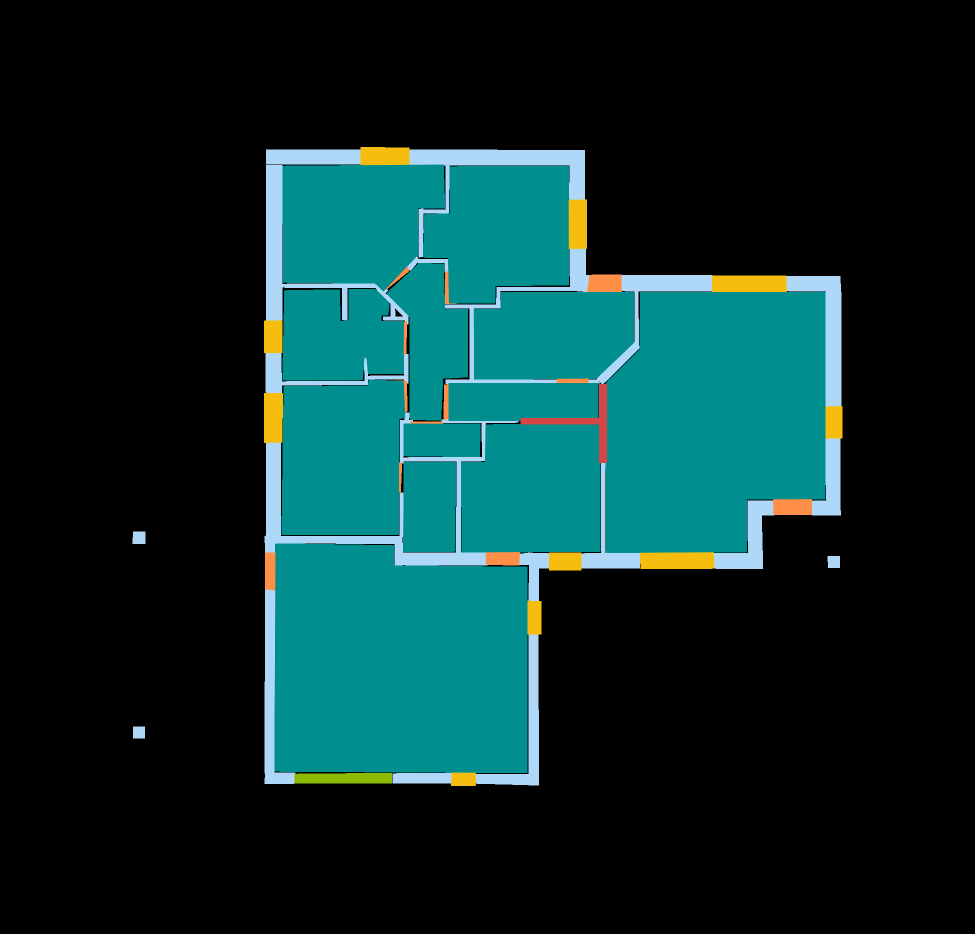
#> input picture testing/dataset/floor_plan_arch/Y/1 (2).png, 1950 x 1867 px (shown at 1/2 size); its folder holds only this picture in this run
$ jupyter execute --allow-errors Untitled-1.ipynb
#> lines starting #> are read from the running program, lines starting #| are printed output that depends on the picture; after the words box and inside, x2 and y2 are one past the last pixel; in counts of white or black regions, pixels touching at a corner belong together
[cell 1]
import cv2
import numpy as np
import json
from pathlib import Path
from skimage.morphology import skeletonize
import matplotlib.pyplot as plt


def process_floor_plan(image_path, display=True):
#> called with display = True
    image = cv2.imread(str(image_path), cv2.IMREAD_GRAYSCALE)
#> image: shape (1867, 1950); min 0, max 255, mean 33.4
    if image is None:
        return None

    # --- 1. Threshold walls ---
    _, wall_mask = cv2.threshold(image, 200, 255, cv2.THRESH_BINARY_INV)
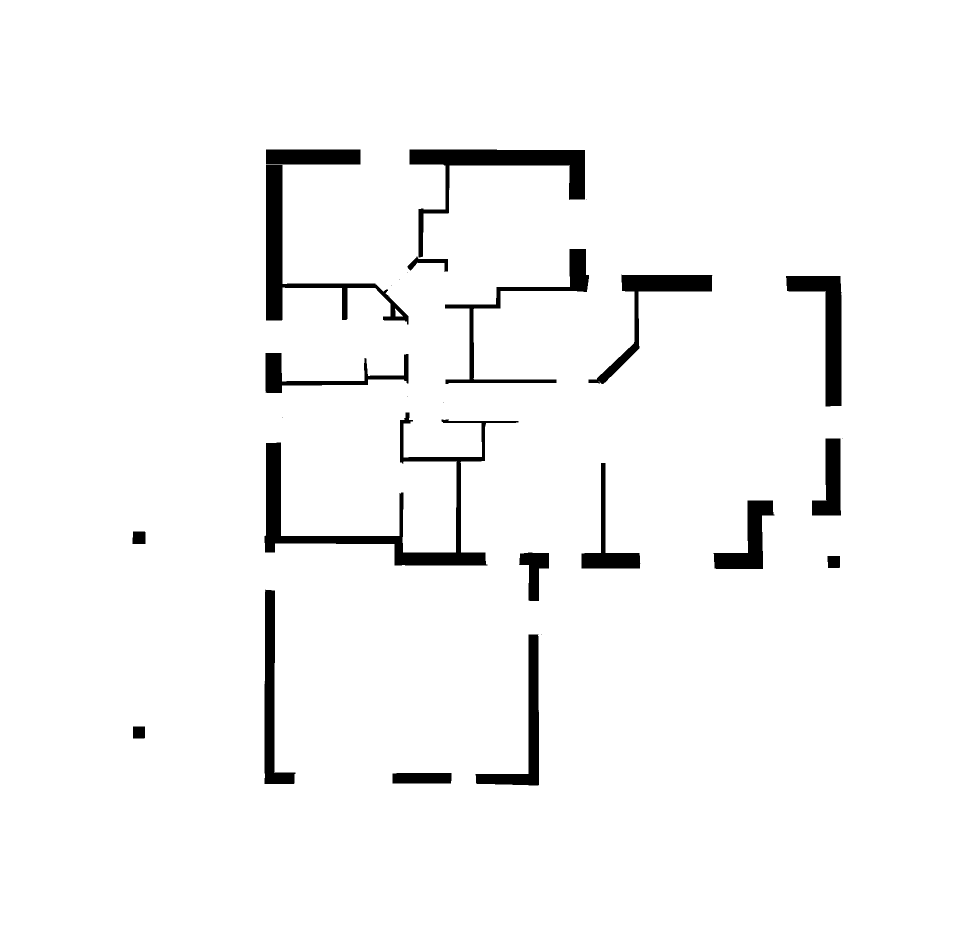
#> wall_mask: shape (1867, 1950) (shown at 1/2 size); 96.4% white; 28 black regions (9 under 20 px), largest, box (x1, y1, x2, y2) and area: (529, 825, 1037, 1131) 21006, (819, 299, 1170, 515) 15049, (532, 330, 817, 649) 13951

    # --- 2. Skeletonize walls ---
    skeleton = skeletonize(wall_mask // 255).astype(np.uint8) * 255
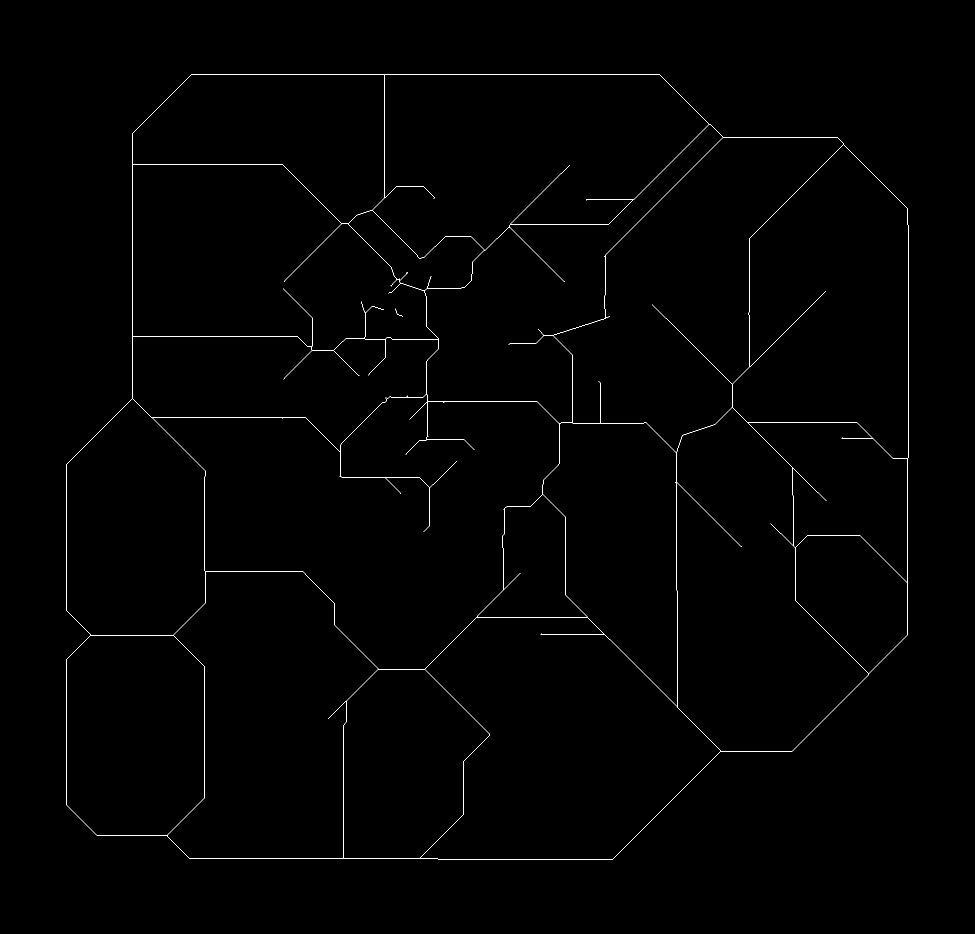
#> skeleton: shape (1867, 1950) (shown at 1/2 size); 0.5% white in thin lines or dots, all inside (x1, y1, x2, y2) = (132, 149, 1817, 1719)

    # --- 3. Find room boundaries (contours) ---
    contours, _ = cv2.findContours(wall_mask, cv2.RETR_CCOMP, cv2.CHAIN_APPROX_SIMPLE)
#> contours = 30 contours, 9 with area under 20; largest, box (x1, y1, x2, y2) and area: (0, 0, 1950, 1867) 3636834, (528, 824, 1038, 1132) 22474, (818, 298, 1171, 516) 15733, (531, 329, 818, 650) 14778, (1571, 551, 1684, 814) 11056
    rooms = [
        cv2.approxPolyDP(c, 3, True).reshape(-1, 2).tolist()
        for c in contours
        if cv2.contourArea(c) > 500
    ]
#> rooms = 20 items

    # --- 4. Detect doors (gap-based heuristic) ---
    doors = []
    lines = cv2.HoughLinesP(
        skeleton, 1, np.pi / 180, threshold=30, minLineLength=20, maxLineGap=5
    )
#> lines = 142 rows, first 6: [382, 149, 1319, 149], [265, 797, 265, 266], [409, 1595, 409, 1333], [132, 1220, 132, 930], [1816, 915, 1816, 450], [303, 835, 611, 835]
    if lines is not None:
        for l in lines:
            x1, y1, x2, y2 = l[0]
            if np.hypot(x2 - x1, y2 - y1) < 50:  # short segment = possible door
                doors.append([(int(x1), int(y1)), (int(x2), int(y2))])
#> this loop made 142 passes
#> (x1, y1, x2, y2) on passes 1 to 12: (382, 149, 1319, 149), (265, 797, 265, 266), (409, 1595, 409, 1333), (132, 1220, 132, 930), (1816, 915, 1816, 450), (303, 835, 611, 835), (1219, 1278, 1354, 1413), (876, 1718, 1225, 1718), (379, 1717, 685, 1717), (1815, 1164, 1815, 916), (1208, 512, 1446, 274), (1494, 844, 1713, 844)
#> after the loop, doors = 24 items

    # --- Visualization ---
    if display:
        vis = cv2.cvtColor(image, cv2.COLOR_GRAY2BGR)

        # draw walls (red)
        vis[skeleton > 0] = (0, 0, 255)
#> vis: shape (1867, 1950, 3); mean B, G, R 33.1, 33.1, 34.4

        # draw room contours (green)
        for r in rooms:
            cv2.polylines(vis, [np.array(r, np.int32)], True, (0, 255, 0), 2)
#> this loop made 20 passes
#> r on passes 1, 2, 3, 6, 8, 20: [[0, 0], [0, 1866], [1949, 1866], [1949, 0]], [[784, 1547], [902, 1545], [901, 1567], [785, 1567]], [[265, 1453], [289, 1452], [290, 1475], [266, 1477]], [[1654, 1112], [1679, 1111], [1680, 1134], [1656, 1136]], [[265, 1063], [289, 1062], [291, 1087], [265, 1088]], [[531, 299], [720, 298], [721, 328], [532, 329]]
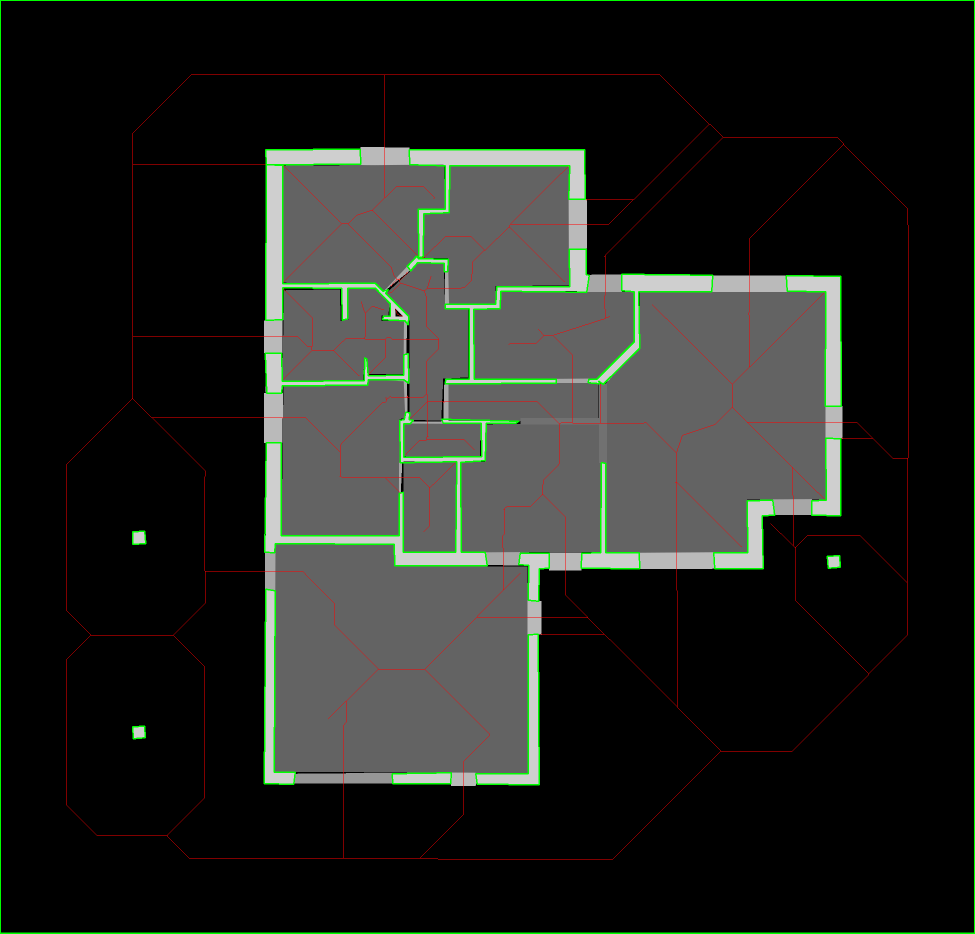
#> vis: shape (1867, 1950, 3) (shown at 1/2 size); mean B, G, R 31.8, 35.9, 33

        # draw doors (blue)
        for p1, p2 in doors:
            cv2.line(vis, p1, p2, (255, 0, 0), 2)
#> this loop made 24 passes
#> (p1, p2) on passes 1 to 12: ((730, 678), (770, 678)), ((926, 1629), (926, 1587)), ((1374, 1434), (1402, 1462)), ((926, 1572), (926, 1524)), ((680, 934), (681, 889)), ((853, 653), (853, 618)), ((1011, 1014), (1060, 1013)), ((784, 678), (812, 678)), ((1568, 1073), (1589, 1094)), ((880, 955), (913, 923)), ((669, 1249), (669, 1207)), ((409, 1059), (409, 1021))
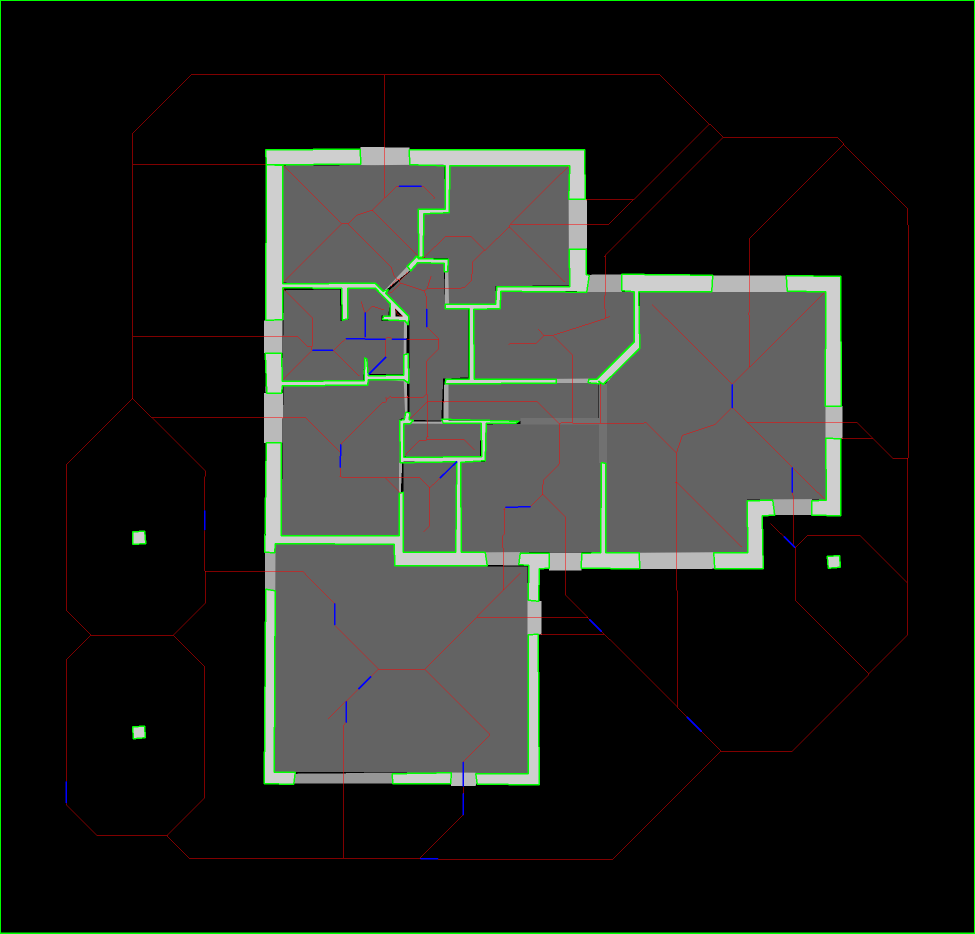
#> vis: shape (1867, 1950, 3) (shown at 1/2 size); 0.09% of pixels changed, all inside (x1, y1, x2, y2) = (131, 371, 1591, 1719)

        plt.figure(figsize=(8, 8))
        plt.title(f"Processed {Path(image_path).name}")
        plt.imshow(cv2.cvtColor(vis, cv2.COLOR_BGR2RGB))
        plt.axis("off")
        plt.show()

    return {"image": str(image_path), "rooms": rooms, "doors": doors}


def process_dataset(root_dir, output_json="dataset.json", display=True):
    dataset = []
    for img_file in Path(root_dir).glob("*.png"):
        data = process_floor_plan(img_file, display=display)
#> data = 3 items
        if data:
            dataset.append(data)

    with open(output_json, "w") as f:
        json.dump(dataset, f, indent=2)

    return dataset

[cell 2]
# Run dataset processing (walls, doors, room boundaries)
root_dir = "dataset/floor_plan_arch/Y"  # update if path differs
output_file = "floorplan_dataset.json"

dataset = process_dataset(root_dir, output_json=output_file, display=True)
#> dataset = 1 item

print(f"Processed {len(dataset)} floor plans")
#| Processed 1 floor plans
print(f"Dataset saved to {output_file}")

# Preview first entry
if dataset:
    from pprint import pprint

    pprint(dataset[0])
#> (printed output is left out)

[cell 3]
# --- Feature extraction helper ---
COLOR_RANGES = {
    "walls": ([200, 200, 200], [255, 255, 255]),
    "doors": ([0, 100, 200], [50, 180, 255]),
    "windows": ([0, 200, 200], [50, 255, 255]),
    "interior": ([0, 100, 100], [100, 200, 200]),
    "garage": ([0, 150, 0], [50, 255, 50]),
    "special": ([0, 0, 150], [50, 50, 255]),
}


def mask_from_range(image, lower, upper):
    lower = np.array(lower, dtype=np.uint8)
    upper = np.array(upper, dtype=np.uint8)
    return cv2.inRange(image, lower, upper)


def extract_features(y_image_path):
    img = cv2.imread(str(y_image_path))
#> img is the input picture: shape (1867, 1950, 3); mean B, G, R 43.1, 43.8, 9.6
    if img is None:
        raise FileNotFoundError(y_image_path)

    masks = {}
    for key, (low, high) in COLOR_RANGES.items():
        masks[key] = mask_from_range(img, low, high)
#> this loop made 6 passes
#> (lower in mask_from_range, upper in mask_from_range) on passes 1 to 6: ([200, 200, 200], [255, 255, 255]), ([0, 100, 200], [50, 180, 255]), ([0, 200, 200], [50, 255, 255]), ([0, 100, 100], [100, 200, 200]), ([0, 150, 0], [50, 255, 50]), ([0, 0, 150], [50, 50, 255])
#> after the loop, masks = 6 items

    contours, _ = cv2.findContours(
        masks["interior"], cv2.RETR_EXTERNAL, cv2.CHAIN_APPROX_SIMPLE
    )
#> contours = 23 contours, 22 with area under 20; largest, box (x1, y1, x2, y2) and area: (589, 1546, 784, 1567) 3772
    rooms = []
    for cnt in contours:
        if cv2.contourArea(cnt) > 500:
            M = cv2.moments(cnt)
            if M["m00"] != 0:
                cx, cy = int(M["m10"] / M["m00"]), int(M["m01"] / M["m00"])
                rooms.append({"centroid": (cx, cy), "contour": cnt.tolist()})
#> this loop made 23 passes
#> (cx, cy) on pass 1: (687, 1556)
#> cnt on passes 2 to 7: [[915, 1545], [950, 1545]], [[903, 1545]], [[550, 1135], [550, 1179]], [[1279, 1105], [1329, 1105]], [[1419, 1104], [1426, 1104]], [[1002, 1104], [1029, 1104]]
#> after the loop, rooms = 1 item

    return {"rooms": rooms, "masks": masks}


# --- Filtered dataset processor ---
def process_dataset_filtered(root_dir, output_json="dataset.json", display=False):
    dataset = []
    y_dir = Path(root_dir)

    for y_file in sorted(y_dir.glob("*.png")):
        try:
            features = extract_features(y_file)
#> features = 2 items
        except Exception as e:
            print(f"Skipping {y_file.name} (error: {e})")
            continue

        wall_pixels = cv2.countNonZero(features["masks"]["walls"])
#> wall_pixels = 21
        room_count = len(features["rooms"])
#> room_count = 1

        if wall_pixels < 1000 or room_count == 0:
            print(f"Skipping {y_file.name} (no valid walls/rooms)")
            continue

        dataset.append(
            {
                "file": y_file.name,
                "rooms": features["rooms"],
                "masks_summary": {
                    k: int(cv2.countNonZero(v)) for k, v in features["masks"].items()
                },
            }
        )

        if display:
            img = cv2.imread(str(y_file))
            overlay = img.copy()
            for room in features["rooms"]:
                cv2.drawContours(
                    overlay, [np.array(room["contour"])], -1, (0, 255, 0), 2
                )
                cv2.circle(overlay, room["centroid"], 4, (0, 0, 255), -1)
            plt.figure(figsize=(6, 6))
            plt.title(y_file.name)
            plt.imshow(cv2.cvtColor(overlay, cv2.COLOR_BGR2RGB))
            plt.axis("off")
            plt.show()

    with open(output_json, "w", encoding="utf-8") as f:
        json.dump(dataset, f, indent=2, ensure_ascii=False)

    return dataset


# --- Run ---
root_dir = "dataset/floor_plan_arch/Y"
output_file = "filtered_floorplans.json"

dataset = process_dataset_filtered(root_dir, output_json=output_file, display=True)

print(f"✅ Processed {len(dataset)} valid floor plans")
print(f"💾 Dataset saved to {output_file}")

[cell 4]
import cv2
import numpy as np
import matplotlib.pyplot as plt
from collections import Counter


def get_dominant_colors(image_path, top_k=15):
#> called with image_path = 'dataset/floor_plan_arch/Y/11 (2).png', top_k = 20
    img = cv2.imread(image_path)
    if img is None:
        raise FileNotFoundError(image_path)

    # Flatten image -> list of BGR tuples
    pixels = img.reshape(-1, 3)
    pixels = [tuple(p) for p in pixels]

    # Count frequencies
    counter = Counter(pixels)
    most_common = counter.most_common(top_k)

    # Convert to array for plotting
    colors = np.array([c[0] for c in most_common], dtype=np.uint8)
    freqs = [c[1] for c in most_common]

    # Plot bar chart
    plt.figure(figsize=(10, 4))
    plt.bar(
        range(len(colors)),
        freqs,
        color=[(c[2] / 255, c[1] / 255, c[0] / 255) for c in colors],
    )
    plt.xticks(range(len(colors)), [str(tuple(c)) for c in colors], rotation=90)
    plt.title(f"Top {top_k} colors in {image_path}")
    plt.show()

    return most_common


# Example usage on a Y image
y_img_path = "dataset/floor_plan_arch/Y/11 (2).png"
#> (the rest of this cell did not finish here and is left out)

[cell 5]
import cv2
import numpy as np
from collections import Counter


def get_dominant_colors(image_path, top_n=10):
    """
    Finds the most common colors in an image.
    Returns top_n colors in BGR format.
    """
#> called with image_path = 'dataset/floor_plan_arch/Y/1 (2).png', top_n = 20
    img = cv2.imread(image_path)
    if img is None:
        return []

    pixels = img.reshape(-1, 3)
    counter = Counter(map(tuple, pixels))
#> counter = 1522 items
    return counter.most_common(top_n)


def create_color_mask(image, target_color, tolerance=20):
    """
    Creates a mask for pixels close to the target_color (BGR).
    """
    lower = np.array([max(c - tolerance, 0) for c in target_color], dtype=np.uint8)
    upper = np.array([min(c + tolerance, 255) for c in target_color], dtype=np.uint8)
    mask = cv2.inRange(image, lower, upper)
    return mask


def should_process_image(image_path, tolerance=20, min_matches=3):
    """
    Decides whether an image follows the expected color scheme.
    Returns True if it should be processed, else False.
    """
    # Get dominant colors
    common_colors = get_dominant_colors(image_path, top_n=20)
#> common_colors = 20 items
    if not common_colors:
        return False

    # Expected base colors (from your dataset analysis)
    expected_colors = [
        (0, 0, 0),  # black
        (142, 142, 0),  # yellow
        (248, 216, 175),  # beige
        (15, 189, 246),  # light blue
        (70, 142, 255),  # dark blue
        (0, 186, 139),  # green
    ]

    # Count matches
    found = 0
    for color, _ in common_colors:
        for exp in expected_colors:
            if all(abs(c - e) < tolerance for c, e in zip(color, exp)):
                found += 1
                break
#> this loop made 20 passes
#> color on passes 1 to 12: (0, 0, 0), (142, 142, 0), (248, 216, 175), (15, 189, 246), (70, 142, 255), (70, 70, 214), (0, 186, 139), (143, 143, 0), (141, 141, 0), (248, 215, 175), (248, 216, 176), (248, 216, 174)
#> after the loop, found = 19

    return found >= min_matches

[cell 6]
for i in range(1, 122):
    image_path = f"dataset/floor_plan_arch/Y/{i} (2).png"

    if should_process_image(image_path):
        walls, doors, room_mask = process_floor_plan(image_path)
#> the loop in process_floor_plan (call 2), `for l in lines:` made 142 passes
#> the loop in process_floor_plan (call 2), `for r in rooms:` made 20 passes
#> the loop in process_floor_plan (call 2), `for p1, p2 in doors:` made 24 passes
#> walls = 'image'; doors = 'rooms'; room_mask = 'doors'
        if walls is not None:
            # simulate_crowd(image_path)
            print("simulate crowd")
    else:
        print(f"Skipped {image_path} ❌ (color scheme not matching)")
